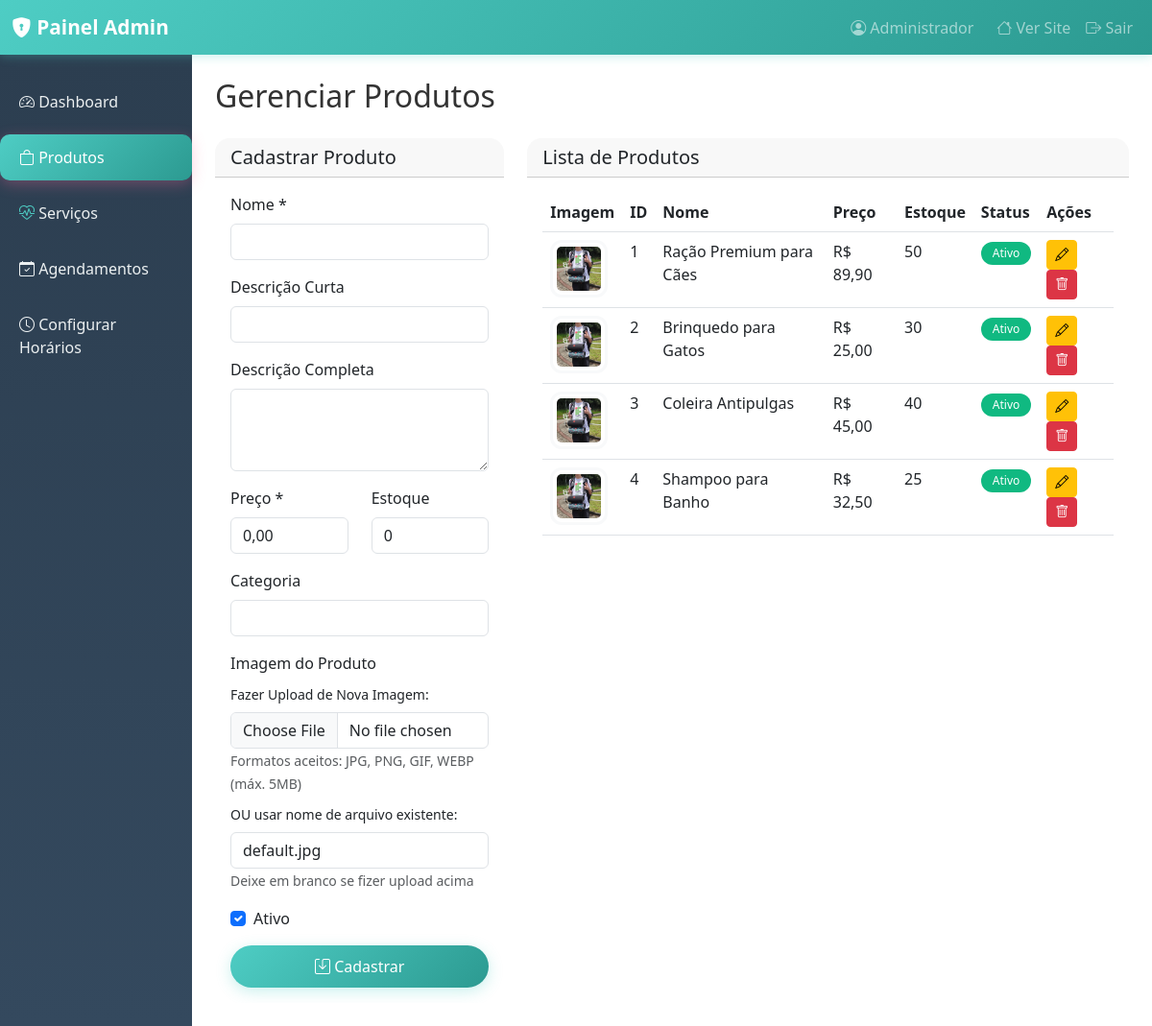
/admin/produtos.php (signed in), run on the app's committed database.
### tables this page shows
CREATE TABLE IF NOT EXISTS produtos (
    id INT AUTO_INCREMENT PRIMARY KEY,
    nome VARCHAR(200) NOT NULL,
    descricao TEXT,
    descricao_curta VARCHAR(255),
    preco DECIMAL(10, 2) NOT NULL,
    imagem VARCHAR(255) DEFAULT 'default.jpg',
    categoria VARCHAR(100),
    estoque INT DEFAULT 0,
    ativo TINYINT(1) DEFAULT 1,
    created_at TIMESTAMP DEFAULT CURRENT_TIMESTAMP,
    updated_at TIMESTAMP DEFAULT CURRENT_TIMESTAMP ON UPDATE CURRENT_TIMESTAMP
);

### admin/produtos.php (the view, shortened to what this page needs)
<?php
require_once 'includes/header.php';
$conn = getConnection();
$produto_edicao = null;
$query = "SELECT * FROM produtos ORDER BY created_at DESC";
$produtos = $conn->query($query);
?>
<h1 class="h2 mb-4">Gerenciar Produtos</h1>
<div class="row">
    <div class="col-md-4">
        <div class="card">
            <div class="card-header">
                <h5 class="mb-0"><?php echo $produto_edicao ? 'Editar' : 'Cadastrar'; ?> Produto</h5>
            </div>
            <div class="card-body">
                <form method="POST" enctype="multipart/form-data">
                    <div class="mb-3">
                        <label class="form-label">Nome *</label>
                        <input type="text" class="form-control" name="nome"
                               value="<?php echo htmlspecialchars($produto_edicao['nome'] ?? ''); ?>" required>
                    </div>
                    <div class="mb-3">
                        <label class="form-label">Descrição Curta</label>
                        <input type="text" class="form-control" name="descricao_curta"
                               value="<?php echo htmlspecialchars($produto_edicao['descricao_curta'] ?? ''); ?>">
                    </div>
                    <div class="mb-3">
                        <label class="form-label">Descrição Completa</label>
                        <textarea class="form-control" name="descricao" rows="3"><?php echo htmlspecialchars($produto_edicao['descricao'] ?? ''); ?></textarea>
                    </div>
                    <div class="row">
                        <div class="col-md-6 mb-3">
                            <label class="form-label">Preço *</label>
                            <input type="text" class="form-control" name="preco"
                                   placeholder="0.00" value="<?php echo number_format($produto_edicao['preco'] ?? 0, 2, ',', '.'); ?>" required>
                        </div>
                        <div class="col-md-6 mb-3">
                            <label class="form-label">Estoque</label>
                            <input type="number" class="form-control" name="estoque"
                                   value="<?php echo $produto_edicao['estoque'] ?? 0; ?>" min="0">
                        </div>
                    </div>
                    <div class="mb-3">
                        <label class="form-label">Categoria</label>
                        <input type="text" class="form-control" name="categoria"
                               value="<?php echo htmlspecialchars($produto_edicao['categoria'] ?? ''); ?>">
                    </div>
                    <div class="mb-3">
                        <label class="form-label">Imagem do Produto</label>
                        <div class="mb-2">
                            <label class="form-label small">Fazer Upload de Nova Imagem:</label>
                            <input type="file" class="form-control" name="imagem_upload"
                                   id="imagem_upload"
                                   accept="image/jpeg,image/jpg,image/png,image/gif,image/webp"
                                   onchange="previewImagem(this)">
                            <small class="text-muted">Formatos aceitos: JPG, PNG, GIF, WEBP (máx. 5MB)</small>
                        </div>
                        <div class="mb-2">
                            <label class="form-label small">OU usar nome de arquivo existente:</label>
                            <input type="text" class="form-control" name="imagem"
                                   value="<?php echo htmlspecialchars($produto_edicao['imagem'] ?? 'default.jpg'); ?>"
                                   placeholder="nome_arquivo.jpg">
                            <small class="text-muted">Deixe em branco se fizer upload acima</small>
                        </div>
                    </div>
                    <div class="mb-3 form-check">
                        <input type="checkbox" class="form-check-input" name="ativo"
                               <?php echo (!$produto_edicao || $produto_edicao['ativo']) ? 'checked' : ''; ?>>
                        <label class="form-check-label">Ativo</label>
                    </div>
                    <button type="submit" class="btn btn-primary w-100">
                        <i class="bi bi-save"></i> <?php echo $produto_edicao ? 'Atualizar' : 'Cadastrar'; ?>
                    </button>
                </form>
            </div>
        </div>
    </div>
    <div class="col-md-8">
        <div class="card">
            <div class="card-header">
                <h5 class="mb-0">Lista de Produtos</h5>
            </div>
            <div class="card-body">
                <div class="table-responsive">
                    <table class="table table-hover">
                        <thead>
                            <tr>
                                <th>Imagem</th>
                                <th>ID</th>
                                <th>Nome</th>
                                <th>Preço</th>
                                <th>Estoque</th>
                                <th>Status</th>
                                <th>Ações</th>
                            </tr>
                        </thead>
                        <tbody>
                            <?php if ($produtos && $produtos->num_rows > 0): ?>
                                <?php while ($produto = $produtos->fetch_assoc()): ?>
                                    <tr>
                                        <td>
                                            <img src="../assets/images/produtos/<?php echo htmlspecialchars($produto['imagem']); ?>"
                                                 alt="<?php echo htmlspecialchars($produto['nome']); ?>"
                                                 class="img-thumbnail"
                                                 style="width: 60px; height: 60px; object-fit: cover;"
                                                 onerror="this.src='../assets/images/produtos/default.jpg'">
                                        </td>
                                        <td><?php echo $produto['id']; ?></td>
                                        <td><?php echo htmlspecialchars($produto['nome']); ?></td>
                                        <td>R$ <?php echo number_format($produto['preco'], 2, ',', '.'); ?></td>
                                        <td><?php echo $produto['estoque']; ?></td>
                                        <td>
                                            <span class="badge bg-<?php echo $produto['ativo'] ? 'success' : 'secondary'; ?>">
                                                <?php echo $produto['ativo'] ? 'Ativo' : 'Inativo'; ?>
                                            </span>
                                        </td>
                                        <td>
                                            <a href="?editar=<?php echo $produto['id']; ?>" class="btn btn-sm btn-warning">
                                                <i class="bi bi-pencil"></i>
                                            </a>
                                            <a href="?excluir=<?php echo $produto['id']; ?>"
                                               class="btn btn-sm btn-danger"
                                               onclick="return confirmarExclusao('<?php echo htmlspecialchars($produto['nome']); ?>')">
                                                <i class="bi bi-trash"></i>
                                            </a>
                                        </td>
                                    </tr>
                                <?php endwhile; ?>
                            <?php else: ?>
                                <tr>
                                    <td colspan="7" class="text-center text-muted">Nenhum produto cadastrado.</td>
                                </tr>
                            <?php endif; ?>
                        </tbody>
                    </table>
                </div>
            </div>
        </div>
    </div>
</div>
<?php
require_once 'includes/footer.php';
?>

### assets/css/style.css (style rules this page uses)
:root { --cor-primaria: #4ECDC4; --cor-secundaria: #2C9A91; --cor-terciaria: #6EDDD6; --cor-destaque: #FFB84D; --cor-escura: #2C3E50; --cor-clara: #F8F9FA; --cor-texto: #333333; --cor-sucesso: #10B981; --cor-taxi: #F59E0B; }
body { font-family: 'Segoe UI', Tahoma, Geneva, Verdana, sans-serif; color: var(--cor-texto); }
.btn-primary { background: linear-gradient(135deg, var(--cor-primaria) 0%, var(--cor-secundaria) 100%); border: none; border-radius: 25px; padding: 10px 25px; font-weight: 500; transition: all 0.3s ease; box-shadow: 0 4px 15px rgba(78, 205, 196, 0.3); }
.img-thumbnail { max-width: 200px; max-height: 200px; object-fit: cover; border-radius: 12px; border: 3px solid var(--cor-clara); }
.badge { padding: 6px 12px; border-radius: 20px; font-weight: 500; }
.bg-success { background: var(--cor-sucesso) !important; }
.card { border-radius: 15px; border: none; overflow: hidden; }
a { color: var(--cor-primaria); transition: color 0.3s ease; }

### data on the page
produtos: imagem (placeholder picture), id "1", nome "Ração Premium para Cães", preco "89,90", estoque "50", ativo "Ativo"
produtos: imagem (placeholder picture), id "2", nome "Brinquedo para Gatos", preco "25,00", estoque "30", ativo "Ativo"
produtos: imagem (placeholder picture), id "3", nome "Coleira Antipulgas", preco "45,00", estoque "40", ativo "Ativo"
produtos: imagem (placeholder picture), id "4", nome "Shampoo para Banho", preco "32,50", estoque "25", ativo "Ativo"

### other printed values
$_SESSION['admin_nome'] "Administrador"
